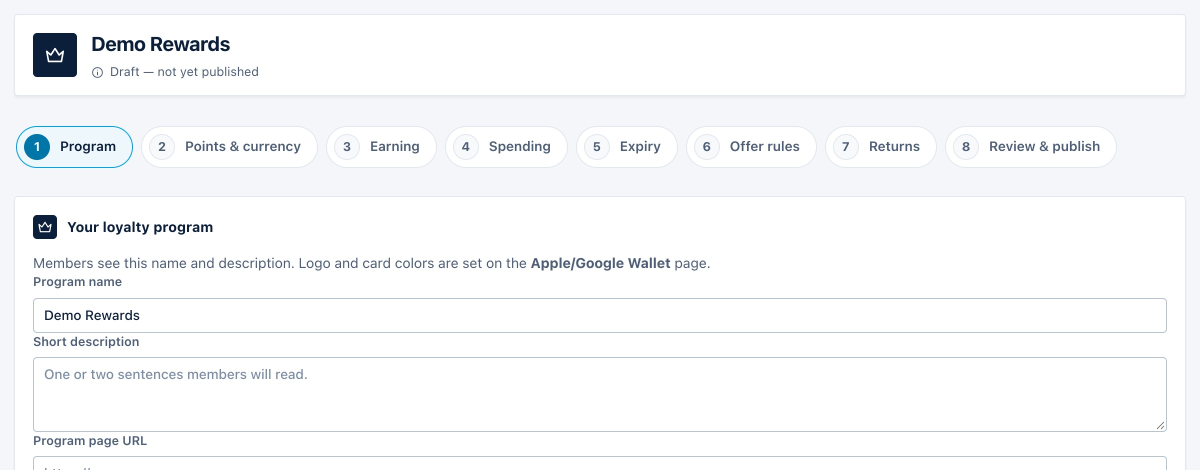
#> input picture src/assets/product/program-designer.jpg, 2400 x 940 px (shown at 1/2 size)
$ python crop_tiles.py
#> lines starting #> are read from the running program, lines starting #| are printed output that depends on the picture
"""Cut the feature-tile images on the home page from the product screenshots.

Each tile shows one region of a screen at a readable size. Boxes are in pixels of the source images in
src/assets/product (2600 px wide, already redacted). Output: src/assets/tiles/<name>.jpg
Run with any Python that has Pillow, e.g. ~/projects/ino-loyalty-video/.venv/bin/python -I scripts/crop_tiles.py
"""
from pathlib import Path

from PIL import Image

ROOT = Path(__file__).resolve().parent.parent
SRC = ROOT / 'src' / 'assets' / 'product'
DST = ROOT / 'src' / 'assets' / 'tiles'

TILES = {  # name: (source, (left, top, right, bottom)); 520 px tall = 260 CSS px at 2x, so text stays readable
    'program': ('program-designer.jpg', (26, 176, 1560, 696)),  # step tabs and the program form
    'tiers': ('tier-designer.jpg', (46, 572, 766, 1092)),  # the tier ladder with perks
    'campaign': ('campaign-test.jpg', (1386, 195, 2514, 715)),  # test result: qualifies, totals, points earned
    'member': ('customer-360.jpg', (26, 32, 1154, 552)),  # member header, signals and tabs
    'wallet': ('wallet-settings.jpg', (1352, 299, 2480, 819)),  # live Apple Wallet card preview
    'privacy': ('privacy-done.jpg', (6, 559, 1134, 1079)),  # what the erasure service did
}

DST.mkdir(parents=True, exist_ok=True)
for name, (src, box) in TILES.items():
    img = Image.open(SRC / src).convert('RGB').crop(box)
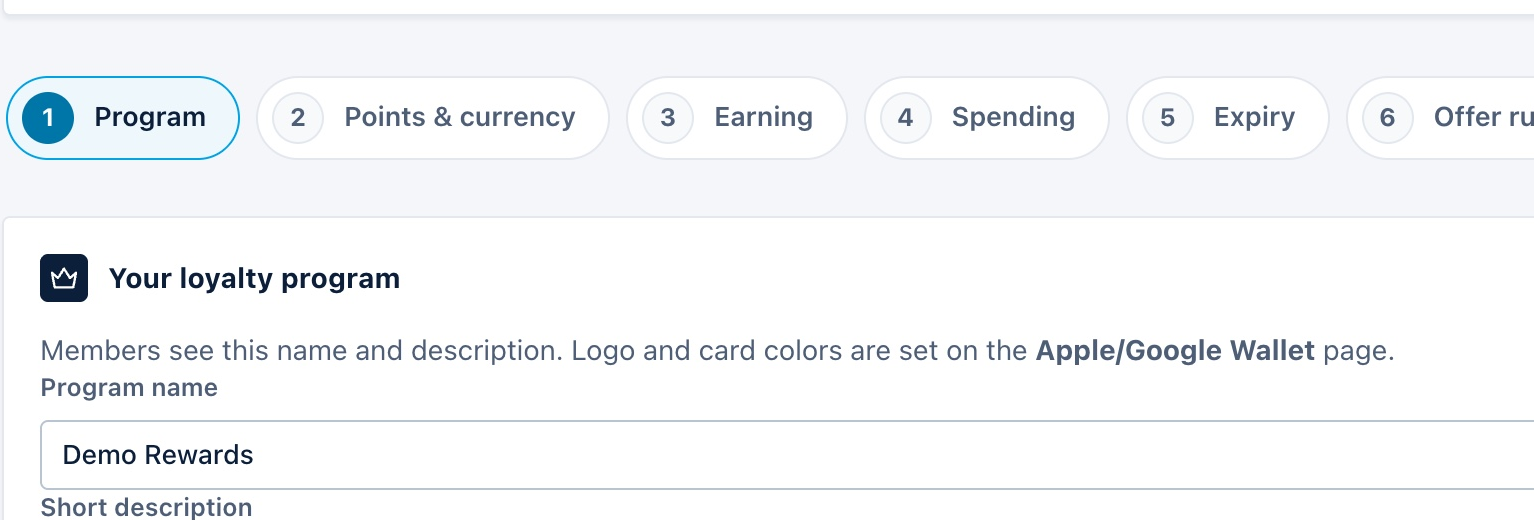
#> img: PIL image 1534x520 RGB; mean R, G, B 244.5, 246.1, 248.1
    img.save(DST / f'{name}.jpg', quality=90, optimize=True)
    print(f'{name}: {img.width}x{img.height}')
#| program: 1534x520
#> pass 2 of the loop `for name, (src, box) in TILES.items():`:
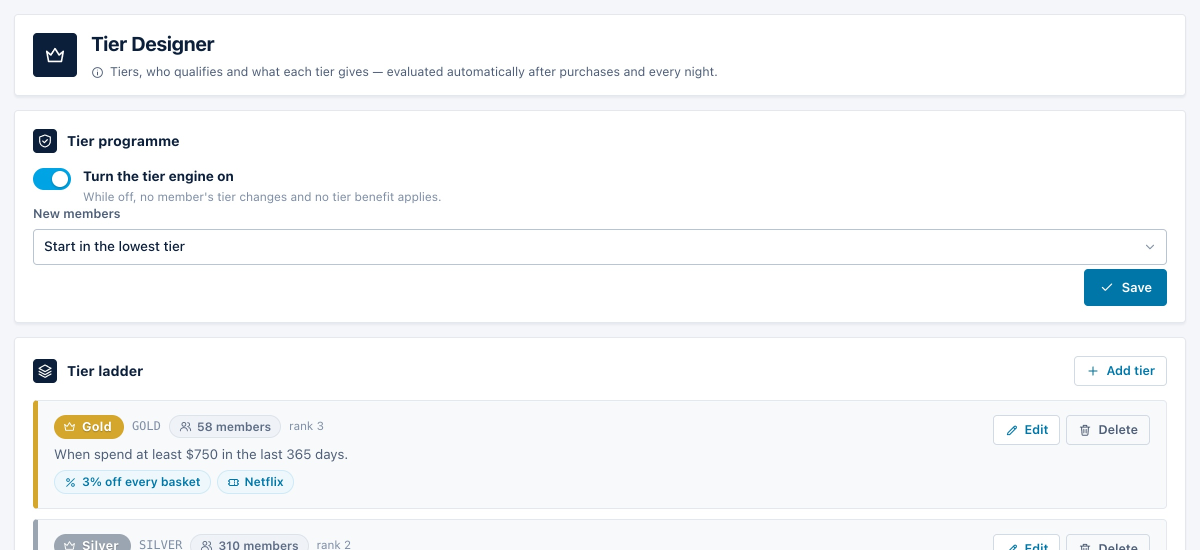
#> input picture src/assets/product/tier-designer.jpg, 2400 x 1100 px (shown at 1/2 size)
#> `img = Image.open(SRC / src).convert('RGB').crop(box)`:
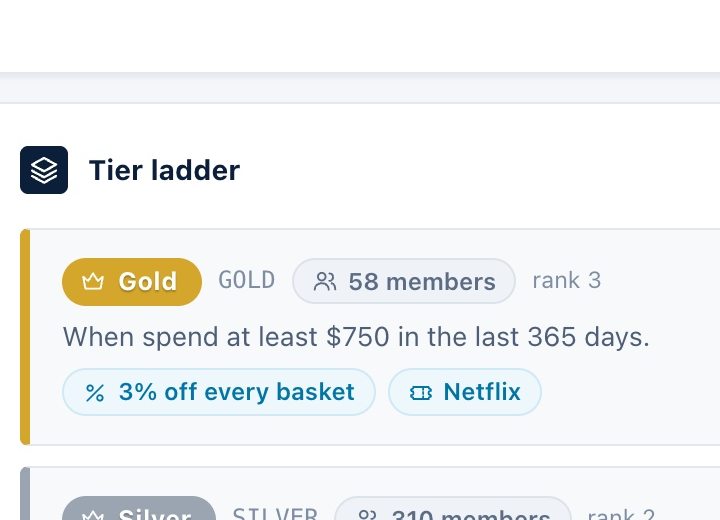
#> img: PIL image 720x520 RGB; mean R, G, B 241.7, 243.2, 243
#| tiers: 720x520
#> pass 3 of the loop `for name, (src, box) in TILES.items():`:
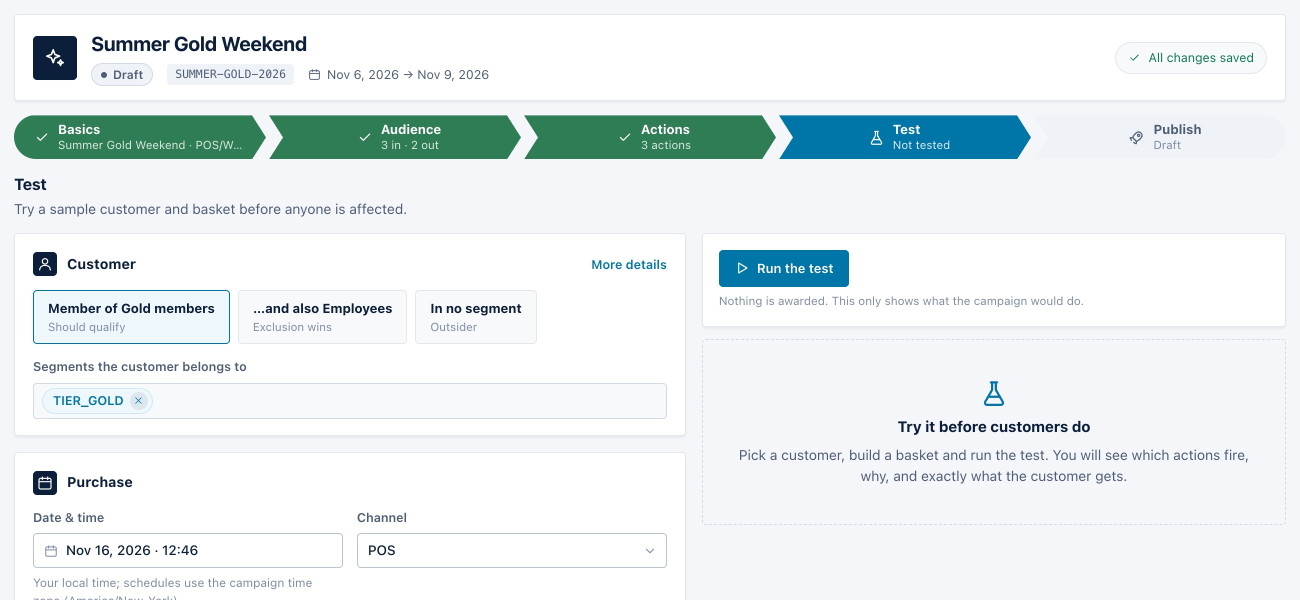
#> input picture src/assets/product/campaign-test.jpg, 2600 x 1200 px (shown at 1/2 size)
#> `img = Image.open(SRC / src).convert('RGB').crop(box)`:
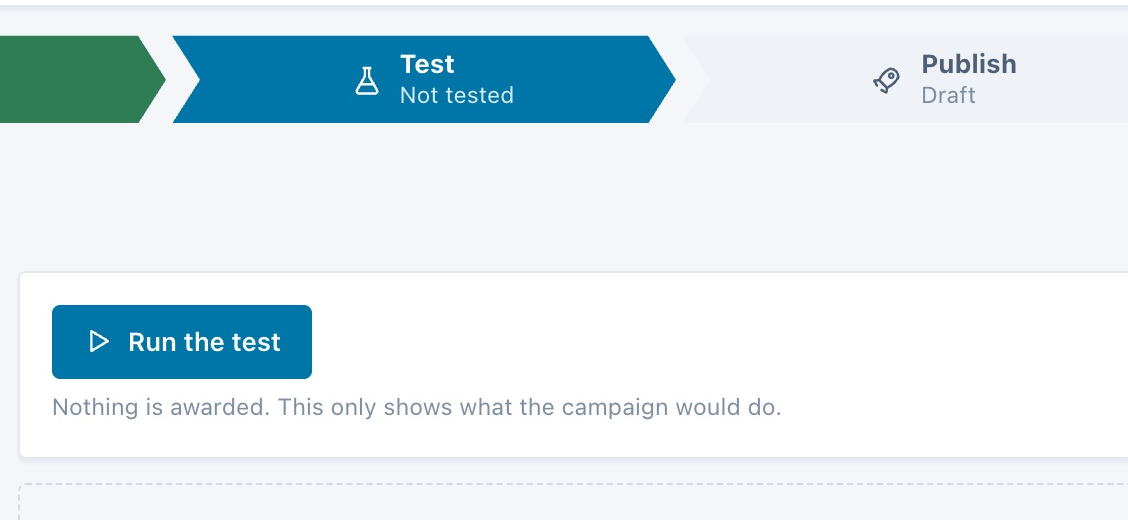
#> img: PIL image 1128x520 RGB; mean R, G, B 217.5, 231.8, 238.2
#| campaign: 1128x520
#> the loop made 6 passes; the first 3 are shown
